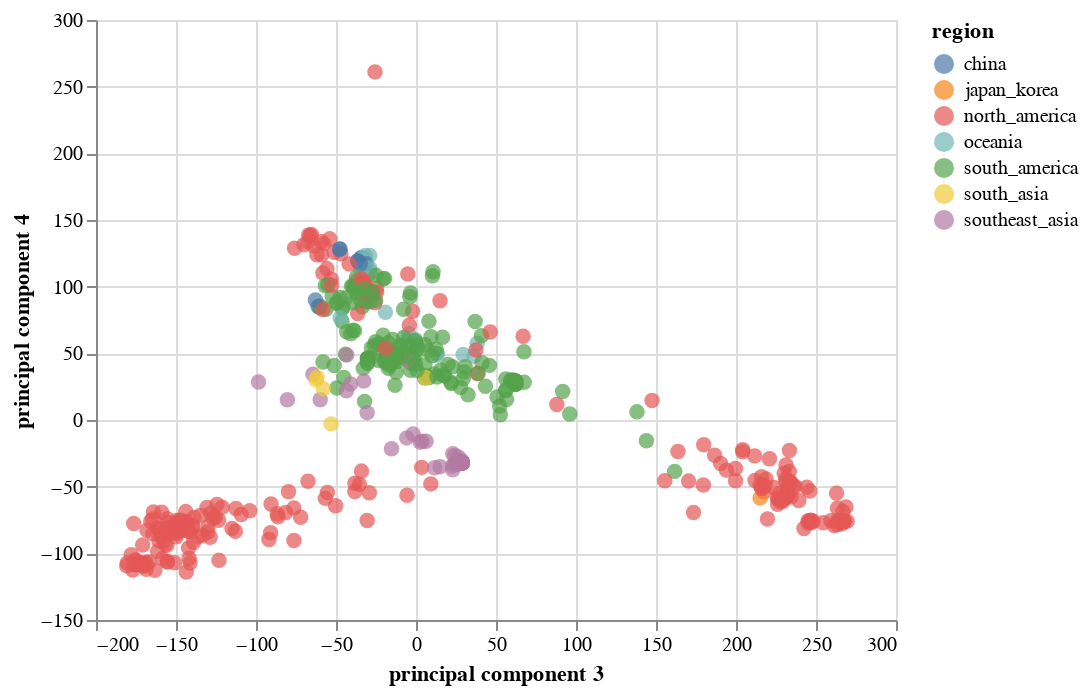

Notebook source saved alongside this figure:
### Code cell
import altair as alt

alt.Chart(finalDf).mark_circle(size=60).encode(
    x='principal component 3',
    y='principal component 4',
    color='region',
    tooltip=['strain', 'region']
).interactive()

### Figure 1 — Vega-Lite specification as saved in the notebook (floating-point values rounded to 4 significant figures; data arrays with more than 128 entries replaced by an {"elided": "..."} marker saying what was removed)
{"$schema": "https://vega.github.io/schema/vega-lite/v3.3.0.json", "config": {"mark": {"tooltip": null}, "view": {"height": 300, "width": 400}}, "data": {"name": "data-d2646ac98713fa8e0fff582a969facd1"}, "datasets": {"data-d2646ac98713fa8e0fff582a969facd1": {"elided": "519 records"}}, "encoding": {"color": {"field": "region", "type": "nominal"}, "tooltip": [{"field": "strain", "type": "nominal"}, {"field": "region", "type": "nominal"}], "x": {"field": "principal component 3", "type": "quantitative"}, "y": {"field": "principal component 4", "type": "quantitative"}}, "mark": {"size": 60, "type": "circle"}, "selection": {"selector003": {"bind": "scales", "encodings": ["x", "y"], "type": "interval"}}}
